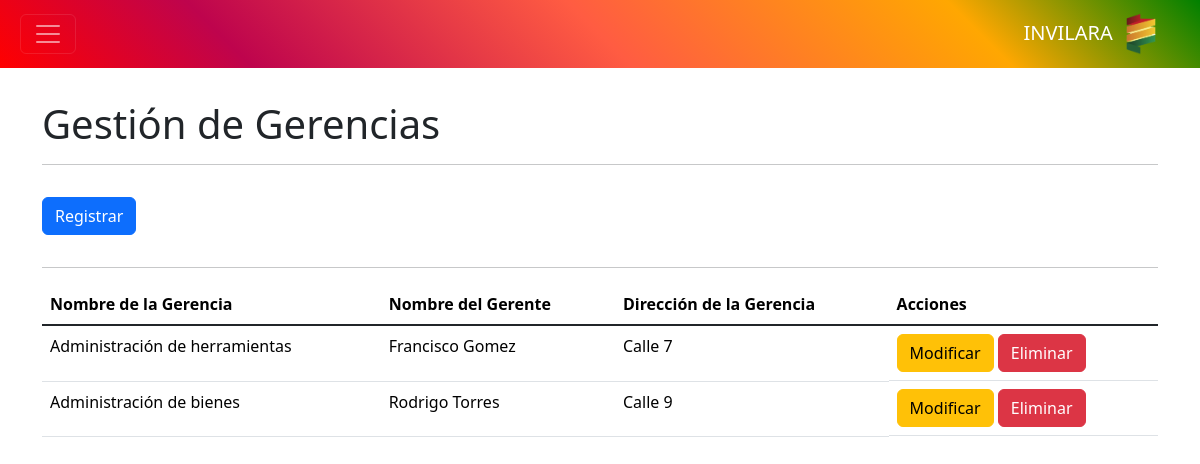
/controlador/gerencia.php, run on an earlier commit of the app's database.
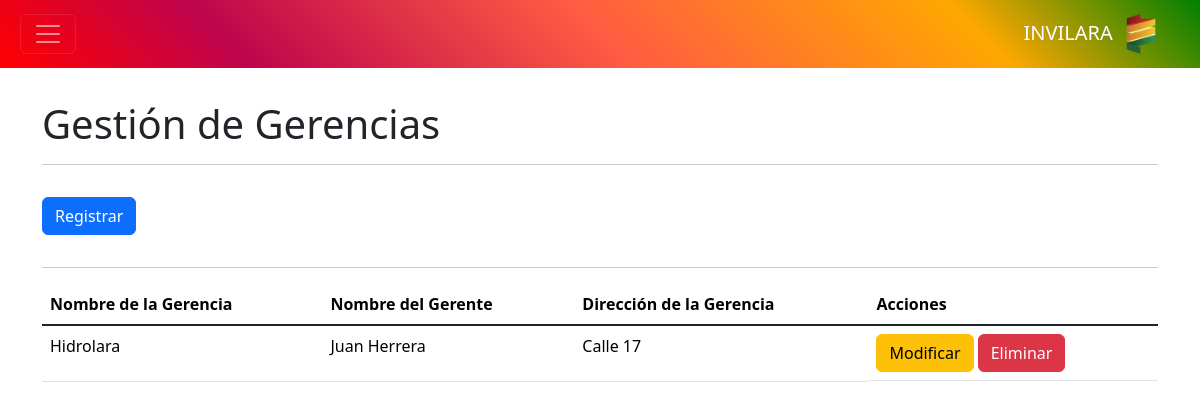
And on a later commit of the database.
### tables this page shows
CREATE TABLE `gerencia` (
  `id` int NOT NULL AUTO_INCREMENT,
  `nombre` text,
  `nombre_gerente` text,
  `direccion` text,
  PRIMARY KEY (`id`) USING BTREE
);

### controlador/gerencia.php (called while the page is built, shortened)
<?php
require_once "modelo/gerencia.php";
$modelo = new Gerente();
$datos = $modelo->consultar();
require_once "vista/gerencia.php";
?>

### modelo/base_datos.php (called while the page is built)
<?php
class BaseDatos
{
    private $host = "localhost";
    private $dbname = "invilara";
    private $usuario = "root";
    private $contrasena = "";
    public function conexion()
    {
        $dsn = "mysql" . ":" . "host=" . $this->host . ";" . "dbname=" . $this->dbname . ";";
        $pdo = new PDO($dsn, $this->usuario, $this->contrasena);
        $pdo->setAttribute(PDO::ATTR_ERRMODE, PDO::ERRMODE_EXCEPTION);
        return $pdo;
    }
}
?>

### modelo/gerencia.php (called while the page is built, shortened)
<?php
require_once "modelo/base_datos.php";
class Gerente extends BaseDatos
{
    private $tabla = "gerencia";
    function consultar()
    {
        $result = $this->conexion()->query("SELECT * FROM {$this->tabla}");
        return $result;
    }
}
?>

### vista/gerencia.php (the view, shortened to what this page needs)
<?php require_once "vista/componentes/encabezado.php"; ?>
<?php require_once "vista/componentes/barra.php"; ?>
<main class="container" id="crud">
    <h1>Gestión de Gerencias</h1>
    <hr>
    <button class="btn btn-primary my-3" value="insertar">Registrar</button>
    <hr>
    <div class="table-responsive">
        <table class="table table-hover">
            <thead>
                <tr>
                    <th>Nombre de la Gerencia</th>
                    <th>Nombre del Gerente</th>
                    <th>Dirección de la Gerencia</th>
                    <th>Acciones</th>
                </tr>
            </thead>
            <tbody class="table-group-divider">
                <?php foreach ($datos as $d): ?>
                    <tr>
                        <td><?php echo $d["nombre"] ?></td>
                        <td><?php echo $d["nombre_gerente"] ?></td>
                        <td><?php echo $d["direccion"] ?></td>
                        <td class="d-grid d-md-block gap-2">
                            <button class="btn btn-warning" value="modificar">Modificar</button>
                            <button class="btn btn-danger" value="eliminar" data-bs-toggle="modal"
                                data-bs-target="#modal-eliminacion">Eliminar</button>
                        </td>
                    </tr>
                <?php endforeach ?>
            </tbody>
        </table>
    </div>
</main>

What changed in the data, as far as the page shows it:
removed gerencia: nombre "Administración de herramientas", nombre_gerente "Francisco Gomez", direccion "Calle 7"
removed gerencia: nombre "Administración de bienes", nombre_gerente "Rodrigo Torres", direccion "Calle 9"
added gerencia: nombre "Hidrolara", nombre_gerente "Juan Herrera", direccion "Calle 17"
